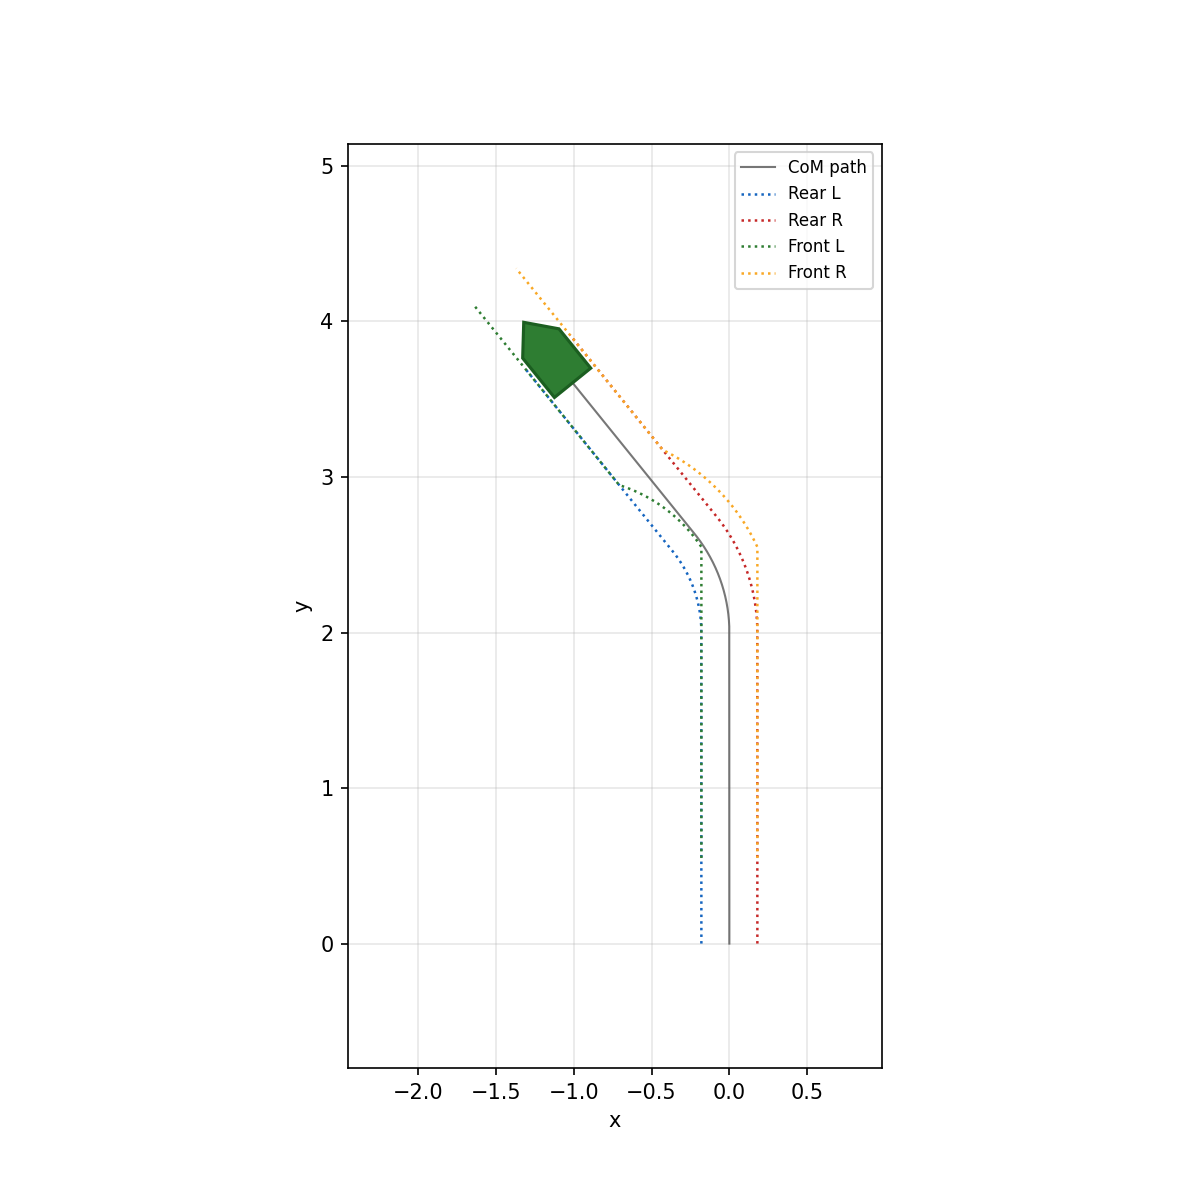

Write the Python code that produced this figure.
#!/usr/bin/env python3
"""Legacy alias: use :class:`AckermannParams` and :attr:`KinematicsModel.ACKERMANN` instead."""

from __future__ import annotations

import math
import os

import matplotlib.pyplot as plt

import AuroraMR as amr #AuroraMR Library

os.environ.setdefault("MPLBACKEND", "Agg") #tells matplotlib what rendering backend to use.

params = amr.BicycleParams( #variables and constraints for the bicycle model
    wheelbase=0.55,
    rear_track_width=0.36,
    max_steering_angle=0.5,
    max_speed=1.0,
)
session = amr.MotionSession.create( #create the motion model with our defined parameters
    amr.pose(0.0, 0.0, 0.0),
    amr.KinematicsModel.BICYCLE,
    dt=0.02,
    bicycle=params,
)

#motion commands
session.forward(2.0, 0.6)
session.turn_left(math.radians(40), 0.8)
session.forward(1.5, 0.5)

#creating plot
fig, ax = plt.subplots(figsize=(8, 8))
amr.plot_motion(session, ax=ax, show=False) #doesn't display the plot
fig.savefig(os.path.join(os.path.dirname(__file__), "motion_bicycle_demo.png"), dpi=150)
#saves it into a file
print("Saved motion_bicycle_demo.png (BicycleParams → Ackermann four-wheel)")
